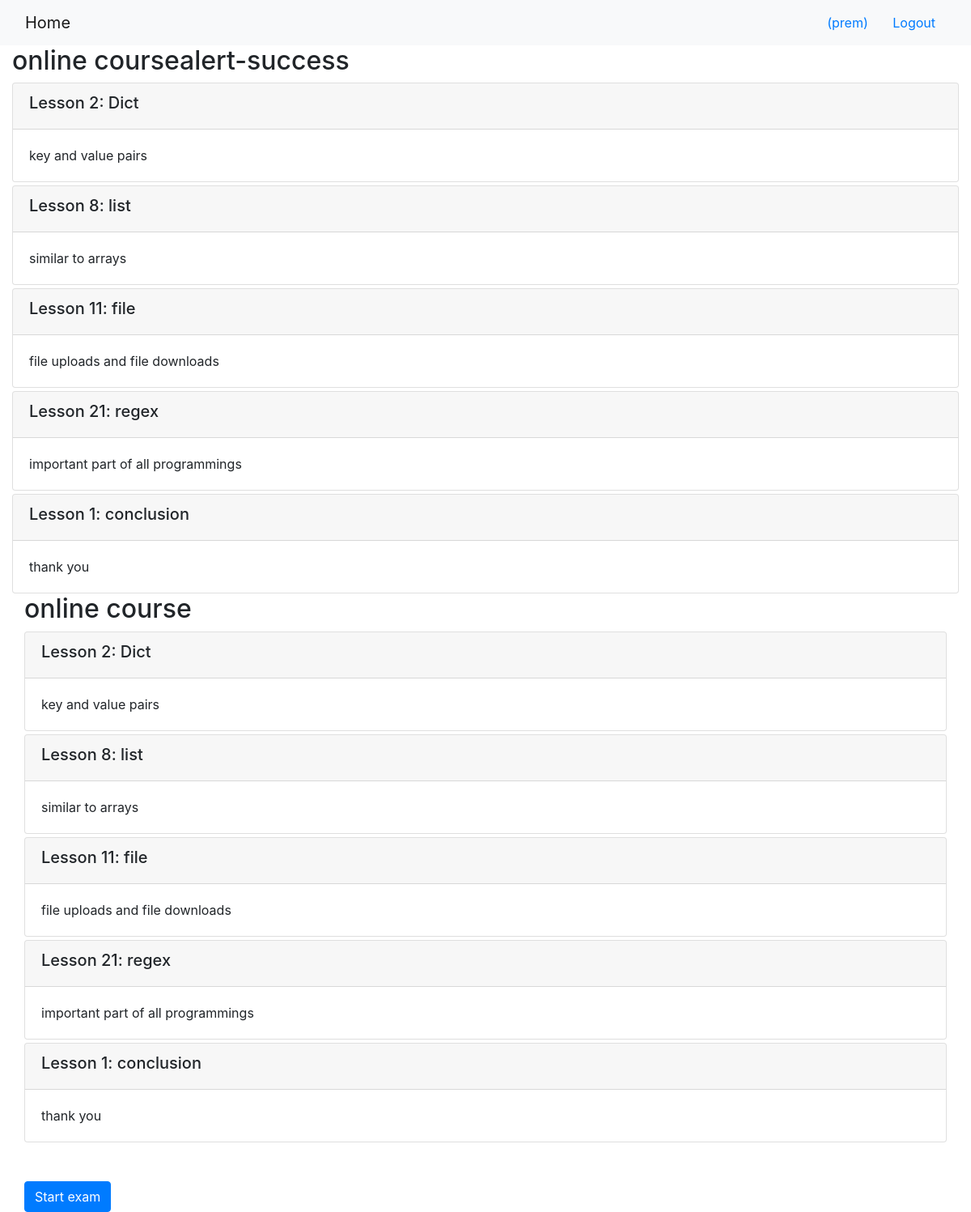
Screenshot of /onlinecourse/1/ (signed in) with the database file from the repository.
### onlinecourse/models.py (models this page shows, shortened)
class Course(models.Model):
    name = models.CharField(null=False, max_length=30, default='online course')
    image = models.ImageField(upload_to='course_images/')
    description = models.CharField(max_length=1000)
    pub_date = models.DateField(null=True)
    instructors = models.ManyToManyField(Instructor)
    users = models.ManyToManyField(settings.AUTH_USER_MODEL, through='Enrollment')
    total_enrollment = models.IntegerField(default=0)
    is_enrolled = False

class Lesson(models.Model):
    title = models.CharField(max_length=200, default="title")
    order = models.IntegerField(default=0)
    course = models.ForeignKey(Course, on_delete=models.CASCADE)
    content = models.TextField()

### onlinecourse/views.py (the view)
# urls.py: path('<int:pk>/', views.CourseDetailView.as_view(), name='course_details'),
class CourseDetailView(generic.DetailView):
    model = Course
    template_name = 'onlinecourse/course_detail_bootstrap.html'

### onlinecourse/templates/onlinecourse/course_detail_bootstrap.html (shortened to what this page needs)
<!DOCTYPE html>
<html lang="en">
<head>
     {% load static %}
    <link rel="stylesheet" href="https://maxcdn.bootstrapcdn.com/bootstrap/4.5.2/css/bootstrap.min.css">
</head>
<body>
    <nav class="navbar navbar-light bg-light">
        <div class="container-fluid">
            <div class="navbar-header">
                  <a class="navbar-brand" href="{% url 'onlinecourse:index' %}">Home</a>
            </div>
            <ul class="nav navbar-nav navbar-right">
                {% if user.is_authenticated %}
                <li>
                    <a class="btn btn-link" href="#">{{ user.first_name }}({{ user.username }})</a>
                    <a class="btn btn-link" href="{% url 'onlinecourse:logout' %}">Logout</a>
                </li>
                {% endif %}
            </ul>
        </div>
    </nav>
    <div class="container-fluid">
            <h2>{{ course.name }}alert-success</h2>
            <div class="card-columns-vertical">
                {% for lesson in course.lesson_set.all %}
                    <div class="card mt-1">
                        <div class="card-header"><h5>Lesson {{lesson.order|add:1}}: {{lesson.title}}</h5></div>
                        <div class="card-body">{{lesson.content}}</div>
                    </div>
                {% endfor %}
            </div>
            <div class="container-fluid">
                <h2>{{ course.name }}</h2>
                <div class="card-columns-vertical">
                    {% for lesson in course.lesson_set.all %}
                        <div class="card mt-1">
                            <div class="card-header"><h5>Lesson {{lesson.order|add:1}}: {{lesson.title}}</h5></div>
                            <div class="card-body">{{lesson.content}}</div>
                        </div>
                    {% endfor %}
                </div>
                <br />
                <br />
                {% if user.is_authenticated %}
                <button class="btn btn-primary" type="button" data-toggle="collapse" data-target="#exam" aria-expanded="false" aria-controls="exam">Start exam</button>
                <br />
                {% endif %}
    </div>
</body>
</html>

### rows the page displays
Course: name "online course"
Lesson: order|add "2", title "Dict", content "key and value pairs"
Lesson: order|add "8", title "list", content "similar to arrays"
Lesson: order|add "11", title "file", content "file uploads and file downloads"
Lesson: order|add "21", title "regex", content "important part of all programmings"
Lesson: order|add "1", title "conclusion", content "thank you"

### other values shown
{{ user.username }} "prem"
